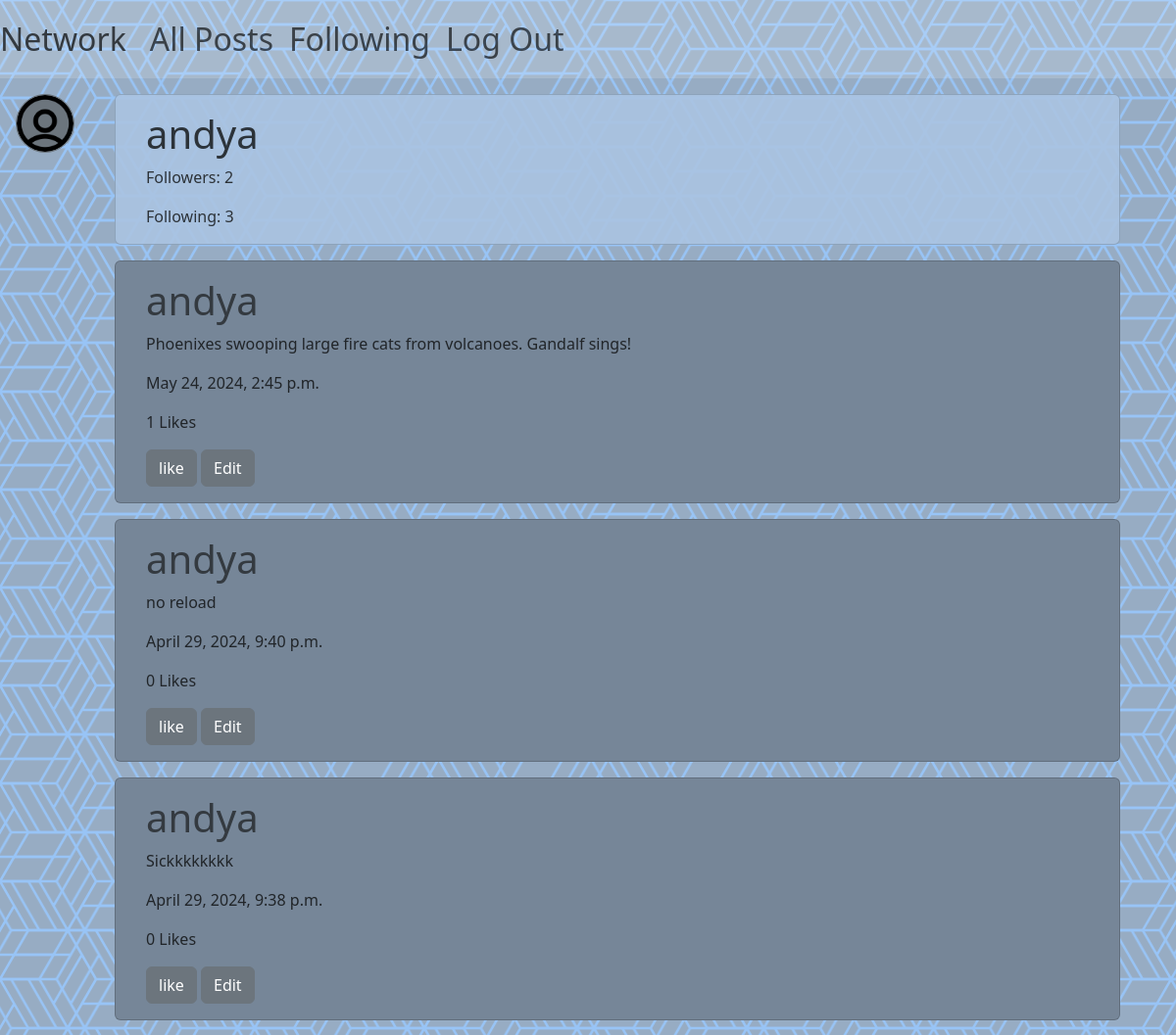
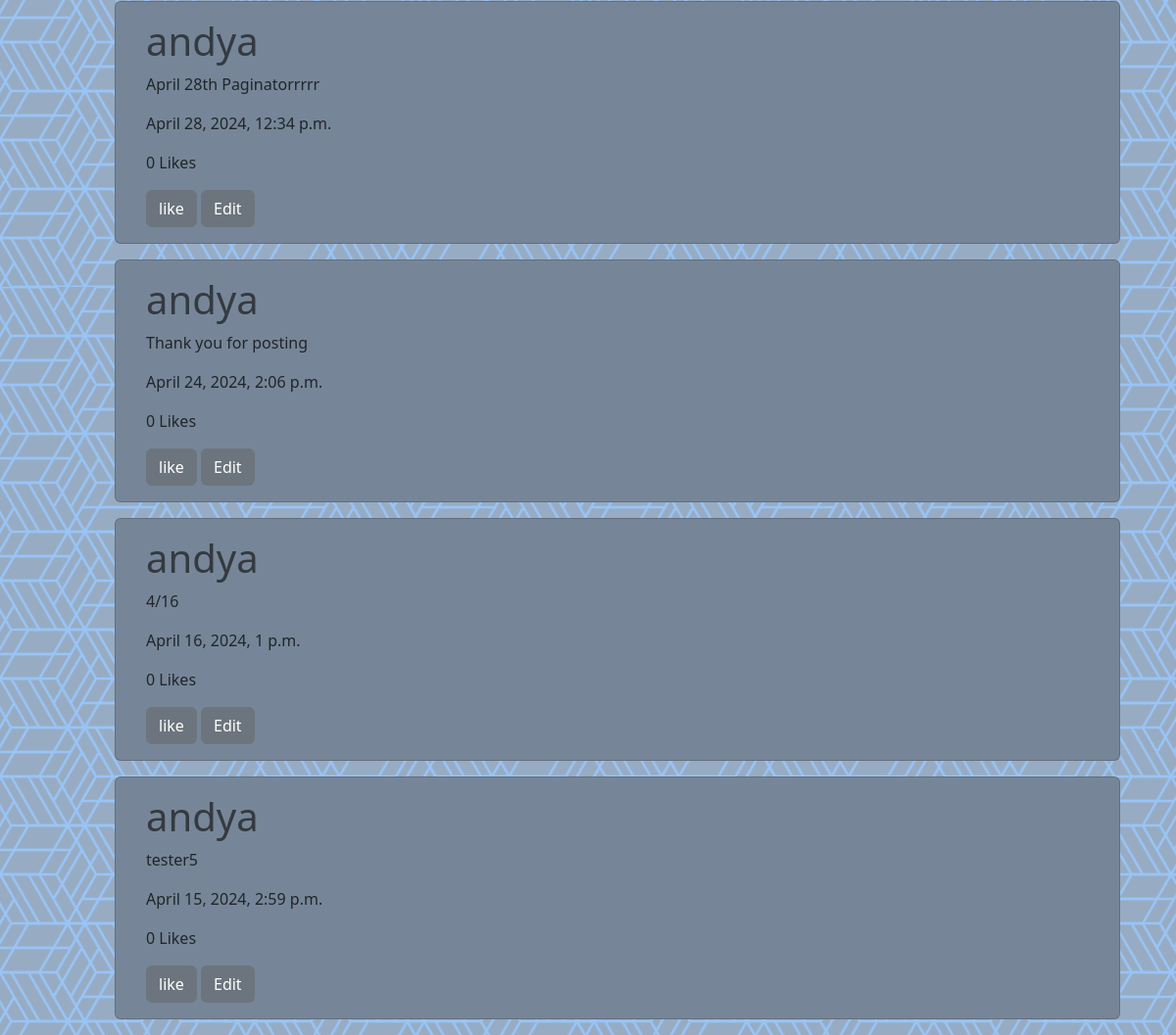
/profile/2 (signed in), run on the app's committed database (2 pictures, top to bottom).
### network/models.py (models this page shows, shortened)
class User(AbstractUser):
    followers = models.ManyToManyField('self', related_name='following', symmetrical=False, blank=True)
    def __str__(self):
        return self.username

class Post(models.Model):
    user = models.ForeignKey('User', on_delete=models.CASCADE, blank=True, null=True)
    text = models.CharField(max_length=255, blank=True)
    timestamp = models.DateTimeField(auto_now_add=True)
    likes = models.ManyToManyField('User', related_name='liked', blank=True)

### network/views.py (the view)
# urls.py: path("profile/<int:id>", views.user_profile, name="profile"),
def user_profile(request, id):
    if request.method == "GET":
        target_user = User.objects.get(pk=id)
        posts = Post.objects.filter(user=id)
        page_number = request.GET.get('page', 1)
        by_time = posts.order_by("-timestamp").all()
        paginator = Paginator(by_time,7)
        page_posts = paginator.get_page(page_number)
        logged_in = request.user
        followers = target_user.followers.all()
        following = target_user.following.all()
        is_following = logged_in in followers
        return render(request, "network/profile.html", {
            "posts":page_posts,
            "target_user": target_user,
            "logged_in": logged_in,
            "followers": followers.count(),
            "following": following.count(),
            "is_following": is_following,
        })
    elif request.method == "POST":
       follow = target_user.followers.add(logged_in)
       follow.save()
    return JsonResponse({'message': 'User followed successfully'})

### network/templates/network/profile.html (shortened to what this page needs)
{% extends "network/layout.html" %}
{% load static %}
{% block body %}
<div class="card profile-header my-3 ">
    <div class="card-body">
    <h1 class="card-title">{{ target_user }}</h1>
    <p class="card-text">Followers: {{ followers }}</p>
    <p class="card-text">Following: {{ following }}</p>
</div>
</div>
<div>
    {% for post in posts %}
    <div class="card postcard mb-3" id="post-{{ post.id }}" >
        <div class="card-body">
        <h1><a href="/profile/{{ post.user.id }}"> {{ post.user.username }}</a></h1>
        <p class="post-text">{{ post.text }}</p>
        <p>{{ post.timestamp }}</p>
        <p id="like-count-{{ post.id }}" >{{ post.likes.count }} Likes</p>
        <button class="btn btn-secondary  like-button" id="like-button-{{ post.id }}" data-post-id="{{ post.id }}" >like</button>
        {% if logged_in == target_user %}
        <button class="btn btn-secondary edit-post " data-post-id="{{ post.id }}" >Edit</button>
        {% endif %}
        </div>
        </div>
    {% endfor %}
</div>
{% endblock %}

### network/static/network/styles.css (style rules this page uses)
body { background-image: url("/network/static/network/bgPattern.png"), url("/network/static/network/bgPattern2.png"); background-color: #97acc3; background-attachment: fixed; display: block; width: 100%; }
.postcard { max-width: 90%; background-color: #768698; margin-left: auto; margin-right: auto; padding-left: 15px; }
.profile-header { max-width: 90%; background-color: #aac4e2; opacity: 90%; margin-left: auto; margin-right: auto; padding-left: 15px; }
a { color: #343a40; text-decoration: none; }

### data on the page
User: username "andya"
Post: user.username "andya", text "Phoenixes swooping large fire cats from volcanoes. Gandalf sings!", timestamp "May 24, 2024, 2:45 p.m.", likes.count "1"
Post: user.username "andya", text "no reload", timestamp "April 29, 2024, 9:40 p.m.", likes.count "0"
Post: user.username "andya", text "Sickkkkkkkk", timestamp "April 29, 2024, 9:38 p.m.", likes.count "0"
Post: user.username "andya", text "April 28th Paginatorrrrr", timestamp "April 28, 2024, 12:34 p.m.", likes.count "0"
Post: user.username "andya", text "Thank you for posting", timestamp "April 24, 2024, 2:06 p.m.", likes.count "0"
Post: user.username "andya", text "4/16", timestamp "April 16, 2024, 1 p.m.", likes.count "0"
Post: user.username "andya", text "tester5", timestamp "April 15, 2024, 2:59 p.m.", likes.count "0"

### other printed values
{{ followers }} "2"
{{ following }} "3"
